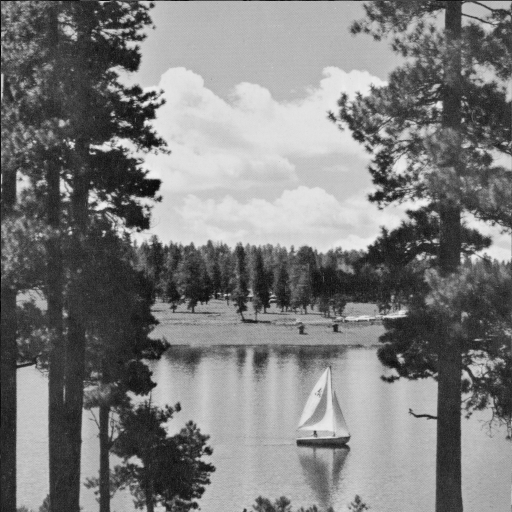
%> input picture LAKE.TIF, 512 x 512 px
$ octave q1_4.m   (GNU Octave 9; MATLAB toolbox functions it lacks are replaced by stand-ins)
%> lines starting %> are read from the running program, lines starting %| are printed output that depends on the picture
### My_entropy.m
function res=My_entropy(I)
%// Calculate PDF
h = imhist(I);
h = h / numel(I);
%// Set any entries in the PDF that are 0 to 1 so log calculation works
h(h == 0) = 1;

%// Calculate entropy
res = -sum(h.*log2(h));
end

### RMSE.m
function res= RMSE(im1,im2)
res = sqrt(mean((double(im1(:)) - double(im2(:))).^2,'all'));
end

### create_mat_dct.m
function c = create_mat_dct()
n=8;
m=8;
[u,v] = meshgrid(0:n-1, 0:m-1);
c = sqrt(2 / n) * cos(pi * (2*u + 1) .* v / (2 * n));
c(1,:) = c(1,:) / sqrt(2);

### myDCT.m
function res= myDCT(im,F)
    res=F*double(im)*F';
end

### myDCT_dequantization.m
function res=myDCT_dequantization(imqDCT,qm,c)
    r=imqDCT.*qm*c;
    F=create_mat_dct();
    res=F'*r*F;
end

### myDCT_quantization.m
function res=myDCT_quantization(imDCT,qm,c)
res=imDCT./(c*qm);
res=round(res);
end

### q1_4.m
clc;clear;
I = imread('LAKE.TIF');
%> I is the input picture: size 512x512 uint8; min 1, max 239, mean 124.7
I=double(I);
%> I: size 512x512 double
T = create_mat_dct(); % dct matrix

func1 = @(block_struct) myDCT(block_struct.data,T);
imdct = blockproc(I,[8 8],func1);
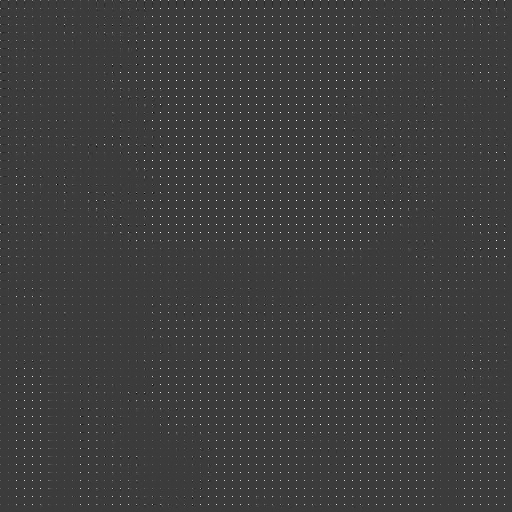
%> imdct: size 512x512 double; min -572.8, max 1864.2, mean 15.4; drawn with min black and max white

q_mtx = [   16 11 10 16 24 40 51 61;
            12 12 14 19 26 58 60 55;
            14 13 16 24 40 57 69 56;
            14 17 22 29 51 87 80 62;
            18 22 37 56 68 109 103 77;
            24 35 55 64 81 104 113 92;
            49 64 78 87 103 121 120 101;
            72 92 95 98 112 100 103 99  ] ;

func2 = @(block_struct) myDCT_quantization(block_struct.data,q_mtx,2);
Quant = blockproc(imdct,[8 8],func2);

func3 = @(block_struct) myDCT_dequantization(block_struct.data,q_mtx,2);

DeQuant = blockproc(Quant,[8 8],func3);
I2=DeQuant;
disp(My_entropy(I2));
%> in My_entropy, `h = imhist(I);`: h = 256 values, max 262127 at index 256, min 0 at index 2, mean 1024
%> in My_entropy, `h = h / numel(I);`: h = 256 values, max 1 at index 256, min 0 at index 2, mean 0.00391
%> in My_entropy, `res = -sum(h.*log2(h));`: res = 0.00102
%| 1.0167e-03
disp(RMSE(I,I2));
%> in RMSE, `res = sqrt(mean((double(im1(:)) - double(im2(:))).^2,'all'));`: res = 7.41
%| 7.4132

imshowpair(I,I2,'montage');
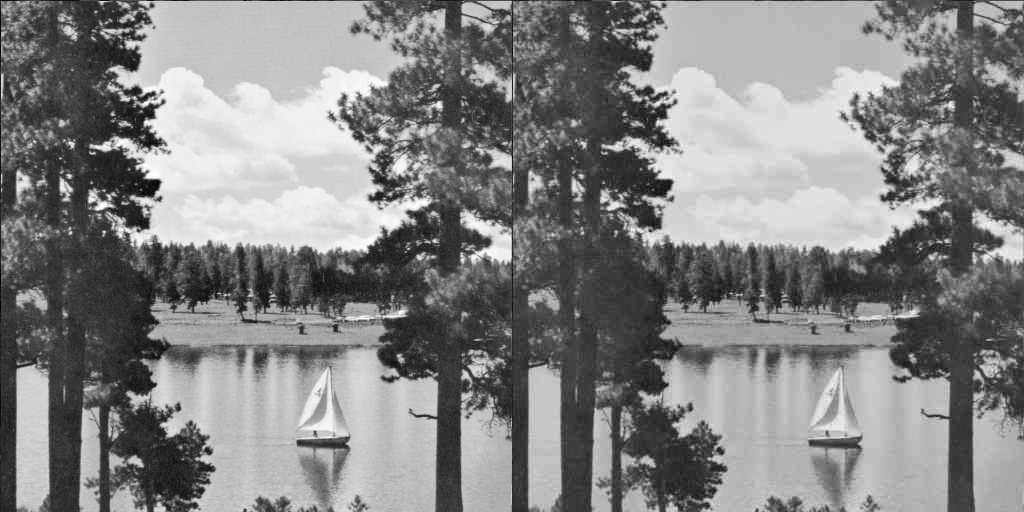
%> displayed picture: size 512x1024, on the screen's scale of 0 to 255; min 0, max 255, mean 131.5
